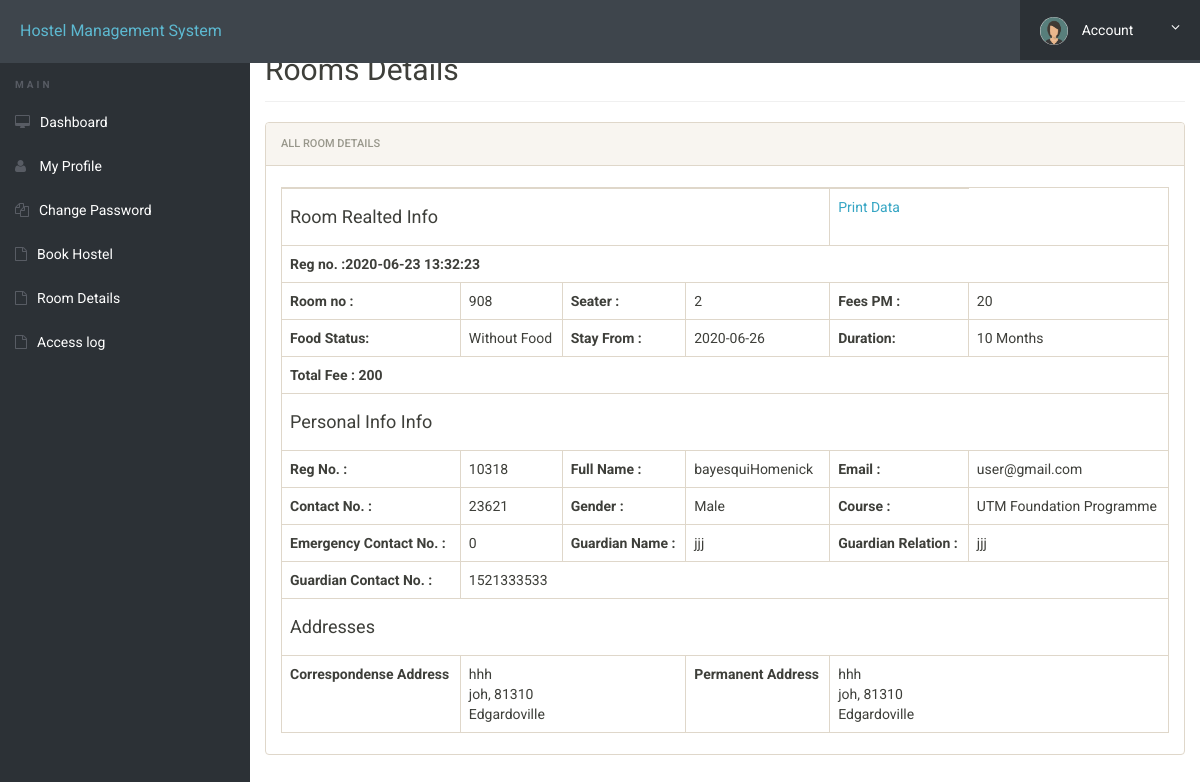
/room-details.php (signed in), run on the app's committed database.
### tables this page shows
CREATE TABLE `registration` (
  `id` int NOT NULL,
  `roomno` int DEFAULT NULL,
  `seater` int DEFAULT NULL,
  `feespm` int DEFAULT NULL,
  `foodstatus` int DEFAULT NULL,
  `stayfrom` date DEFAULT NULL,
  `duration` int DEFAULT NULL,
  `course` varchar(500) DEFAULT NULL,
  `regno` int DEFAULT NULL,
  `firstName` varchar(500) DEFAULT NULL,
  `middleName` varchar(500) DEFAULT NULL,
  `lastName` varchar(500) DEFAULT NULL,
  `gender` varchar(250) DEFAULT NULL,
  `contactno` bigint DEFAULT NULL,
  `emailid` varchar(500) DEFAULT NULL,
  `egycontactno` bigint DEFAULT NULL,
  `guardianName` varchar(500) DEFAULT NULL,
  `guardianRelation` varchar(500) DEFAULT NULL,
  `guardianContactno` bigint DEFAULT NULL,
  `corresAddress` varchar(500) DEFAULT NULL,
  `corresCIty` varchar(500) DEFAULT NULL,
  `corresState` varchar(500) DEFAULT NULL,
  `corresPincode` int DEFAULT NULL,
  `pmntAddress` varchar(500) DEFAULT NULL,
  `pmntCity` varchar(500) DEFAULT NULL,
  `pmnatetState` varchar(500) DEFAULT NULL,
  `pmntPincode` int DEFAULT NULL,
  `postingDate` timestamp NULL DEFAULT CURRENT_TIMESTAMP,
  `updationDate` varchar(500) DEFAULT NULL
);

### room-details.php (the view, shortened to what this page needs)
<?php
include('includes/config.php');
?>
<!doctype html>
<html lang="en" class="no-js">
<head>
	<link rel="stylesheet" href="css/font-awesome.min.css">
	<link rel="stylesheet" href="css/bootstrap.min.css">
	<link rel="stylesheet" href="css/dataTables.bootstrap.min.css">
	<link rel="stylesheet" href="css/bootstrap-social.css">
	<link rel="stylesheet" href="css/bootstrap-select.css">
	<link rel="stylesheet" href="css/fileinput.min.css">
	<link rel="stylesheet" href="css/awesome-bootstrap-checkbox.css">
	<link rel="stylesheet" href="css/style.css">
</head>
<body>
	<?php include('includes/header.php');?>
	<div class="ts-main-content">
			<?php include('includes/sidebar.php');?>
		<div class="content-wrapper">
			<div class="container-fluid">
				<div class="row">
					<div class="col-md-12">
						<h2 class="page-title" style="margin-top:2%">Rooms Details</h2>
						<div class="panel panel-default">
							<div class="panel-heading">All Room Details</div>
							<div class="panel-body">
								<table id="zctb" class="table table-bordered " cellspacing="0" width="100%">
									<tbody>
<?php
$aid=$_SESSION['login'];
    $ret="select * from registration where emailid=?";
$stmt= $mysqli->prepare($ret) ;
$stmt->bind_param('s', $aid);
$stmt->execute() ;
$res=$stmt->get_result();
while ($row=$res->fetch_object()) {
    ?>
<tr>
<td colspan="4"><h4>Room Realted Info</h4></td>
<td><a href="javascript:void(0);"  onClick="popUpWindow('http://localhost/utm_hostel/full-profile.php?id=<?php echo $row->emailid; ?>');" title="View Full Details">Print Data</a></td>
</tr>
<tr>
<td colspan="6"><b>Reg no. :<?php echo $row->postingDate; ?></b></td>
</tr>
<tr>
<td><b>Room no :</b></td>
<td><?php echo $row->roomno; ?></td>
<td><b>Seater :</b></td>
<td><?php echo $row->seater; ?></td>
<td><b>Fees PM :</b></td>
<td><?php echo $fpm=$row->feespm; ?></td>
</tr>
<tr>
<td><b>Food Status:</b></td>
<td>
<?php if ($row->foodstatus==0) {
        echo "Without Food";
    } else {
        echo "With Food";
    }
; ?></td>
<td><b>Stay From :</b></td>
<td><?php echo $row->stayfrom; ?></td>
<td><b>Duration:</b></td>
<td><?php echo $dr=$row->duration; ?> Months</td>
</tr>
<tr>
<td colspan="6"><b>Total Fee :
<?php if ($row->foodstatus==1) {
    $fd=2000;
    echo(($dr*$fpm)+$fd);
} else {
    echo $dr*$fpm;
} ?></b></td>
</tr>
<tr>
<td colspan="6"><h4>Personal Info Info</h4></td>
</tr>
<tr>
<td><b>Reg No. :</b></td>
<td><?php echo $row->regno; ?></td>
<td><b>Full Name :</b></td>
<td><?php echo $row->firstName; ?><?php echo $row->middleName; ?><?php echo $row->lastName; ?></td>
<td><b>Email :</b></td>
<td><?php echo $row->emailid; ?></td>
</tr>
<tr>
<td><b>Contact No. :</b></td>
<td><?php echo $row->contactno; ?></td>
<td><b>Gender :</b></td>
<td><?php echo $row->gender; ?></td>
<td><b>Course :</b></td>
<td><?php echo $row->course; ?></td>
</tr>
<tr>
<td><b>Emergency Contact No. :</b></td>
<td><?php echo $row->egycontactno; ?></td>
<td><b>Guardian Name :</b></td>
<td><?php echo $row->guardianName; ?></td>
<td><b>Guardian Relation :</b></td>
<td><?php echo $row->guardianRelation; ?></td>
</tr>
<tr>
<td><b>Guardian Contact No. :</b></td>
<td colspan="6"><?php echo $row->guardianContactno; ?></td>
</tr>
<tr>
<td colspan="6"><h4>Addresses</h4></td>
</tr>
<tr>
<td><b>Correspondense Address</b></td>
<td colspan="2">
<?php echo $row->corresAddress; ?><br />
<?php echo $row->corresCIty; ?>, <?php echo $row->corresPincode; ?><br />
<?php echo $row->corresState; ?>
</td>
<td><b>Permanent Address</b></td>
<td colspan="2">
<?php echo $row->pmntAddress; ?><br />
<?php echo $row->pmntCity; ?>, <?php echo $row->pmntPincode; ?><br />
<?php echo $row->pmnatetState; ?>
</td>
</tr>
<?php
} ?>
</tbody>
</table>
</div>
</div>
</div>
</div>
</div>
</div>
</div>
</body>
</html>

### css/style.css (style rules this page uses)
html { font-size: 14px; }
@media only screen and (min-width: 480px) { html { font-size: 17px; } }
@media only screen and (min-width: 768px) { html { font-size: 14px; } }
body { font-size: 1em; }
a { color: #37a6c4; }
.panel { overflow: hidden; }
.page-title { padding-bottom: 15px; margin-bottom: 20px; border-bottom: 1px solid #f0f0f0; }
.ts-main-content .content-wrapper { padding-top: 15px; margin-top: 20px; }
@media only screen and (min-width: 992px) { .ts-main-content .content-wrapper { margin-left: 250px; } }

### data on the page
registration: postingDate "2020-06-23 13:32:23", roomno "908", seater "2", feespm "20", foodstatus "Without Food", stayfrom "2020-06-26", duration "10", $dr*$fpm "200", regno "10318", firstName "bayes", middleName "qui", lastName "Homenick", emailid "user@gmail.com", contactno "23621", gender "Male", course "UTM Foundation Programme", egycontactno "0", guardianName "jjj", guardianRelation "jjj", guardianContactno "1521333533", corresAddress "hhh", corresCIty "joh", corresPincode "81310", corresState "Edgardoville", pmntAddress "hhh", pmntCity "joh", pmntPincode "81310", pmnatetState "Edgardoville"
